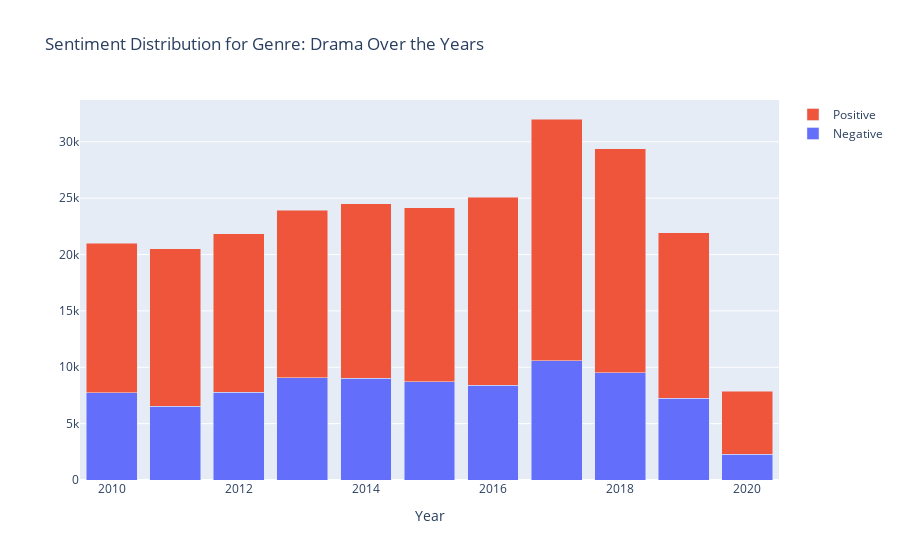
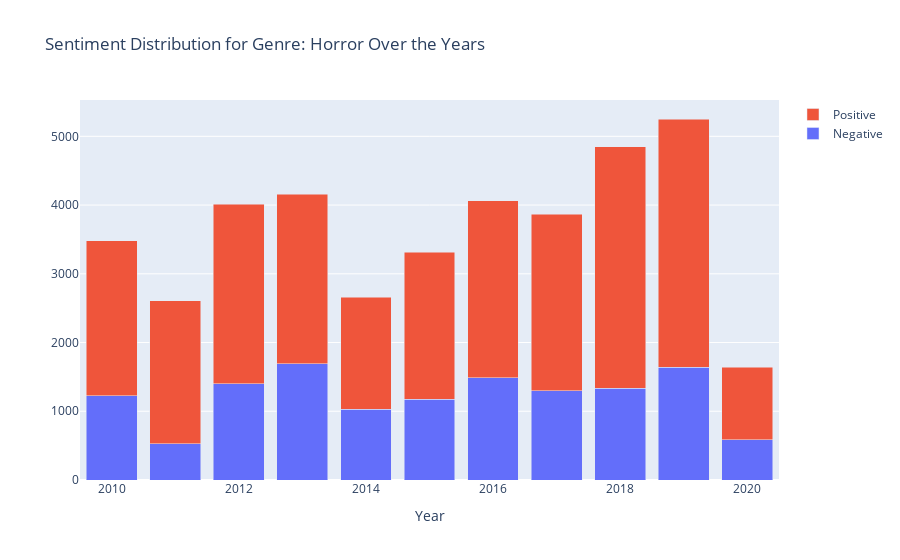
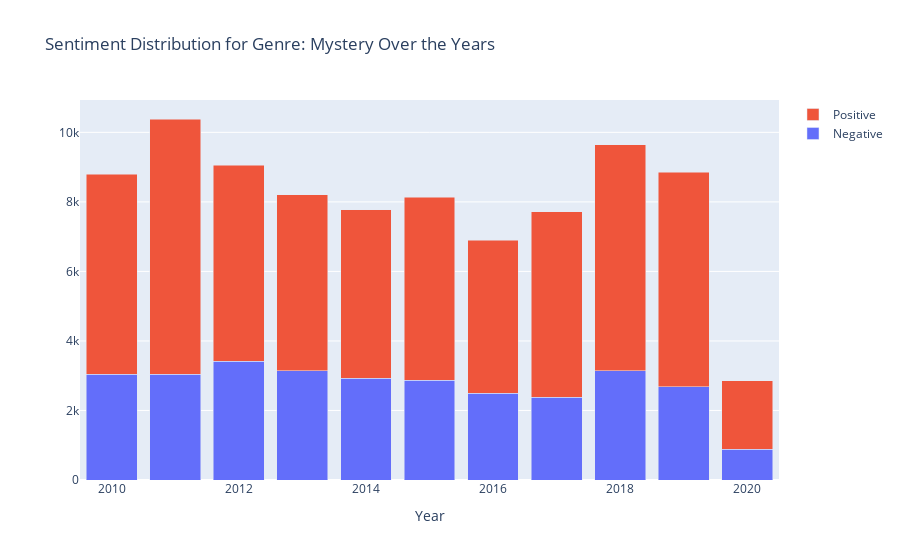
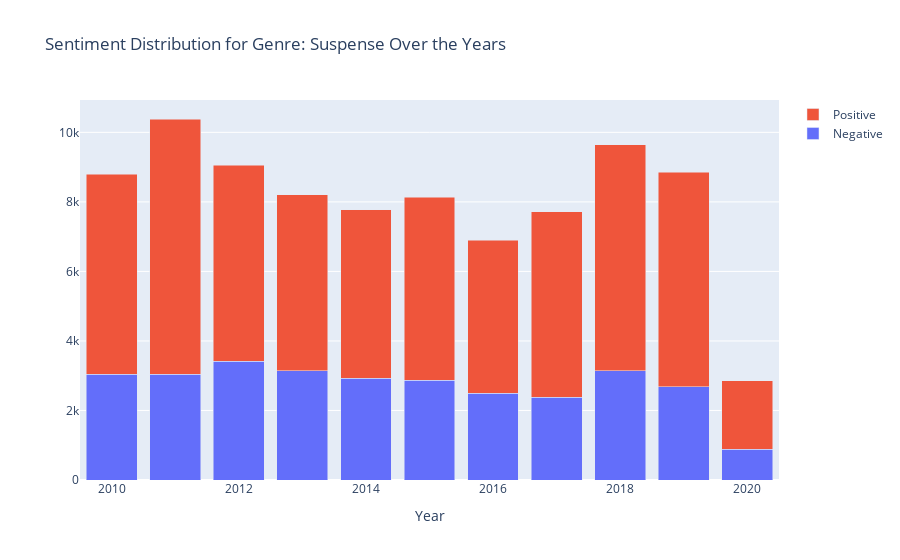

These figures' notebook cell, in order:
### Code cell
# Explode the 'genres' column to create separate rows for each genre
exploded_df = rotten_tomatoes_critic_reviews_df.explode('genres')

# Extract year from the original_release_date
exploded_df['year'] = exploded_df['original_release_date'].dt.year

# Group data by year and genre, and calculate sentiment distribution
grouped_data = exploded_df.groupby(['year', 'genres', 'critic_sentiment']).size().unstack(fill_value=0)

# Plot histograms for each genre over the years
for genre in exploded_df['genres'].unique():
    genre_data = grouped_data.loc[grouped_data.index.get_level_values('genres') == genre]

    fig = go.Figure()
    for sentiment in [0, 1]:  # Negative and positive sentiments
        values = genre_data[sentiment].tolist()
        fig.add_trace(go.Bar(x=genre_data.index.get_level_values('year'), y=values, name='Negative' if sentiment == 0 else 'Positive'))

    fig.update_layout(title=f'Sentiment Distribution for Genre: {genre} Over the Years', barmode='stack')
    fig.update_xaxes(title='Year')
    fig.show()

### Figure 1 — Plotly figure (JSON) as saved in the notebook; plotly's stock layout.template omitted (floating-point values rounded to 4 significant figures)
{"data": [{"name": "Negative", "type": "bar", "x": [2010, 2011, 2012, 2013, 2014, 2015, 2016, 2017, 2018, 2019, 2020], "y": [7742, 6546, 7800, 9081, 9027, 8737, 8390, 10568, 9511, 7249, 2302]}, {"name": "Positive", "type": "bar", "x": [2010, 2011, 2012, 2013, 2014, 2015, 2016, 2017, 2018, 2019, 2020], "y": [13263, 13959, 14060, 14861, 15464, 15406, 16674, 21455, 19860, 14704, 5554]}], "layout": {"barmode": "stack", "title": {"text": "Sentiment Distribution for Genre: Drama Over the Years"}, "xaxis": {"title": {"text": "Year"}}}}

### Figure 2 — Plotly figure (JSON) as saved in the notebook; plotly's stock layout.template omitted (floating-point values rounded to 4 significant figures)
{"data": [{"name": "Negative", "type": "bar", "x": [2010, 2011, 2012, 2013, 2014, 2015, 2016, 2017, 2018, 2019, 2020], "y": [1229, 528, 1401, 1690, 1027, 1175, 1491, 1298, 1337, 1641, 585]}, {"name": "Positive", "type": "bar", "x": [2010, 2011, 2012, 2013, 2014, 2015, 2016, 2017, 2018, 2019, 2020], "y": [2253, 2080, 2613, 2469, 1632, 2139, 2575, 2565, 3510, 3611, 1059]}], "layout": {"barmode": "stack", "title": {"text": "Sentiment Distribution for Genre: Horror Over the Years"}, "xaxis": {"title": {"text": "Year"}}}}

### Figure 3 — Plotly figure (JSON) as saved in the notebook; plotly's stock layout.template omitted (floating-point values rounded to 4 significant figures)
{"data": [{"name": "Negative", "type": "bar", "x": [2010, 2011, 2012, 2013, 2014, 2015, 2016, 2017, 2018, 2019, 2020], "y": [3037, 3042, 3415, 3149, 2930, 2864, 2492, 2387, 3139, 2682, 880]}, {"name": "Positive", "type": "bar", "x": [2010, 2011, 2012, 2013, 2014, 2015, 2016, 2017, 2018, 2019, 2020], "y": [5757, 7342, 5635, 5052, 4839, 5276, 4407, 5323, 6507, 6164, 1982]}], "layout": {"barmode": "stack", "title": {"text": "Sentiment Distribution for Genre: Mystery Over the Years"}, "xaxis": {"title": {"text": "Year"}}}}

### Figure 4 — Plotly figure (JSON) as saved in the notebook; plotly's stock layout.template omitted (floating-point values rounded to 4 significant figures)
{"data": [{"name": "Negative", "type": "bar", "x": [2010, 2011, 2012, 2013, 2014, 2015, 2016, 2017, 2018, 2019, 2020], "y": [3037, 3042, 3415, 3149, 2930, 2864, 2492, 2387, 3139, 2682, 880]}, {"name": "Positive", "type": "bar", "x": [2010, 2011, 2012, 2013, 2014, 2015, 2016, 2017, 2018, 2019, 2020], "y": [5757, 7342, 5635, 5052, 4839, 5276, 4407, 5323, 6507, 6164, 1982]}], "layout": {"barmode": "stack", "title": {"text": "Sentiment Distribution for Genre: Suspense Over the Years"}, "xaxis": {"title": {"text": "Year"}}}}
